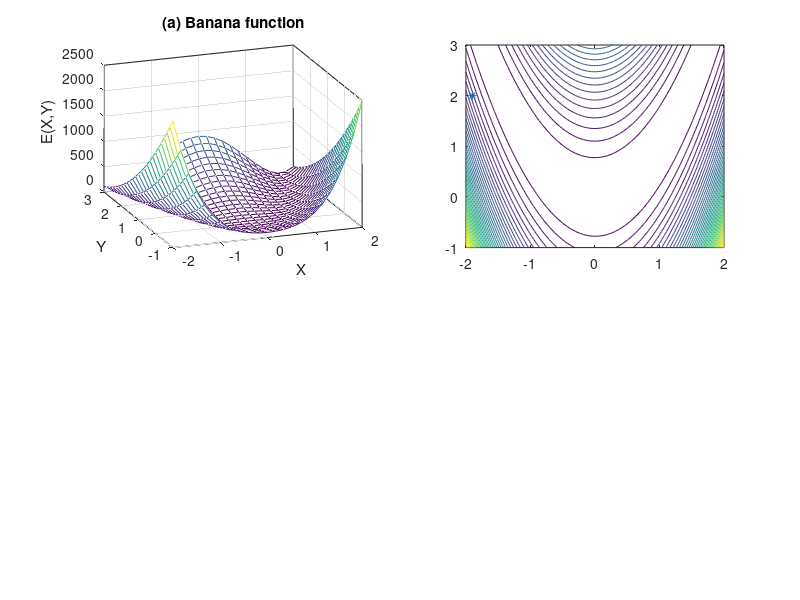

Source code (MATLAB): (Note: this script raises an error after producing the figure.)

% Rosenbrock's banana function. 
% minimum [1.1]  f(x,y)=0.
%

point_n = 25;
x=linspace(-2, 2, point_n);
y=linspace(-1, 3, point_n);
[xx,yy]=meshgrid(x,y);
zz= 100.*(yy-xx.^2).^2+(1-xx).^2;


subplot(221);
mesh(xx, yy, zz);
view([-20, 25]); set(gca, 'box', 'on');
axis([-inf inf -inf inf -inf inf]);
xlabel('X'); ylabel('Y'); zlabel('E(X,Y)');
title('(a) Banana function');

% %%%%%%%%%%%%%%%%%%%%%%%%%%%%%%%%%%%%%%%%%%%%%%%%%%
% 
subplot(222);
% The initial point
x0 = -1.9; y0 = 2;

%%% How many steps?
p_count = 60;

position = zeros(p_count, 2);
position(1,1) = x0; position(1,2) = y0;

% fx = -400.*(yy-xx.^2).*xx-2+2.*xx;
% fy = 200.*yy-200.*xx.^2; 

% fxx=1200.*xx.^2-400.*yy+2;
% fxy=-400.*xx;
% fyy=200;

X = x0; 
Y = y0; 
fx = -400.*(Y-X.^2).*X-2+2.*X;
fy = 200.*Y-200.*X.^2; 
g = [fx; fy];
% To make the first step zero!
step = 0.00000001 * g';


eta = 0.001; 
momentum = 0.8;

for i = 2:p_count,
	X = position(i-1,1);
	Y = position(i-1,2);
	fx = -400.*(Y-X.^2).*X-2+2.*X;
	fy = 200.*Y-200.*X.^2; 
	g = [fx; fy];
%%%	position(i,:)=position(i-1,:)-eta*g';
	position(i,:)=position(i-1,:)-eta*g' + momentum * step;
	step = -eta*g';
  if i > 50,
    eta = 0.01; 
  end
end


% Resampling to have a better contours
point_n = 100;
x=linspace(-2, 2, point_n);
y=linspace(-1, 3, point_n);

[xx,yy]=meshgrid(x,y);
zz= 100.*(yy-xx.^2).^2+(1-xx).^2;

contour(xx, yy, zz, 40);
hold on;
plot(x0, y0, '*');
arrow(position(:, 1), position(:, 2));
x_last = position(p_count,1); y_last = position(p_count,2);

plot(x_last, y_last, 'x');

xlabel('X'); ylabel('Y'); title('(b)');
hold off;
axis image;

%%%%%%%%%%%%%%%% 
subplot(223);

% Resampling to have a better contours
point_n = 100;
x=linspace(x_last-0.2, x_last+0.2, point_n);
y=linspace(y_last-0.2, y_last+0.2, point_n);
% x=linspace(-1.5, -0.5, point_n);
% y=linspace(0.5, 1.5, point_n);
[xx,yy]=meshgrid(x,y);
zz= 100.*(yy-xx.^2).^2+(1-xx).^2;

contour(xx, yy, zz, 40);
hold on;
plot(x0, y0, '*');
arrow(position(:, 1), position(:, 2));
x_last = position(p_count,1); y_last = position(p_count,2);

plot(x_last, y_last, 'x');

xlabel('X'); ylabel('Y'); title('(c)');
hold off;
axis image;
%
% %%% Tail of the file
